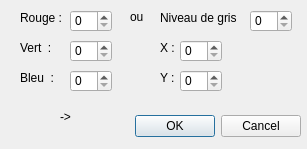
<?xml version="1.0" encoding="UTF-8"?>
<ui version="4.0">
 <class>DialogModifPalette</class>
 <widget class="QDialog" name="DialogModifPalette">
  <property name="geometry">
   <rect>
    <x>0</x>
    <y>0</y>
    <width>307</width>
    <height>149</height>
   </rect>
  </property>
  <property name="windowTitle">
   <string>Modifier la palette</string>
  </property>
  <widget class="QDialogButtonBox" name="buttonBox">
   <property name="geometry">
    <rect>
     <x>-40</x>
     <y>110</y>
     <width>341</width>
     <height>32</height>
    </rect>
   </property>
   <property name="orientation">
    <enum>Qt::Horizontal</enum>
   </property>
   <property name="standardButtons">
    <set>QDialogButtonBox::Cancel|QDialogButtonBox::Ok</set>
   </property>
  </widget>
  <widget class="QLabel" name="label">
   <property name="geometry">
    <rect>
     <x>20</x>
     <y>10</y>
     <width>81</width>
     <height>16</height>
    </rect>
   </property>
   <property name="text">
    <string>Rouge :</string>
   </property>
  </widget>
  <widget class="QLabel" name="label_2">
   <property name="geometry">
    <rect>
     <x>20</x>
     <y>40</y>
     <width>71</width>
     <height>16</height>
    </rect>
   </property>
   <property name="text">
    <string>Vert  :</string>
   </property>
  </widget>
  <widget class="QLabel" name="label_3">
   <property name="geometry">
    <rect>
     <x>20</x>
     <y>70</y>
     <width>71</width>
     <height>16</height>
    </rect>
   </property>
   <property name="frameShape">
    <enum>QFrame::NoFrame</enum>
   </property>
   <property name="text">
    <string>Bleu  :</string>
   </property>
  </widget>
  <widget class="QLabel" name="label_4">
   <property name="geometry">
    <rect>
     <x>160</x>
     <y>40</y>
     <width>16</width>
     <height>16</height>
    </rect>
   </property>
   <property name="text">
    <string>X :</string>
   </property>
  </widget>
  <widget class="QLabel" name="label_5">
   <property name="geometry">
    <rect>
     <x>160</x>
     <y>70</y>
     <width>16</width>
     <height>16</height>
    </rect>
   </property>
   <property name="text">
    <string>Y :</string>
   </property>
  </widget>
  <widget class="QLabel" name="label_6">
   <property name="geometry">
    <rect>
     <x>160</x>
     <y>10</y>
     <width>81</width>
     <height>16</height>
    </rect>
   </property>
   <property name="text">
    <string>Niveau de gris  :</string>
   </property>
  </widget>
  <widget class="QLabel" name="label_7">
   <property name="geometry">
    <rect>
     <x>130</x>
     <y>10</y>
     <width>46</width>
     <height>13</height>
    </rect>
   </property>
   <property name="text">
    <string>ou</string>
   </property>
  </widget>
  <widget class="QSpinBox" name="inputGreen">
   <property name="geometry">
    <rect>
     <x>70</x>
     <y>40</y>
     <width>42</width>
     <height>22</height>
    </rect>
   </property>
  </widget>
  <widget class="QSpinBox" name="inputRed">
   <property name="geometry">
    <rect>
     <x>70</x>
     <y>10</y>
     <width>42</width>
     <height>22</height>
    </rect>
   </property>
  </widget>
  <widget class="QSpinBox" name="inputBlue">
   <property name="geometry">
    <rect>
     <x>70</x>
     <y>70</y>
     <width>42</width>
     <height>22</height>
    </rect>
   </property>
  </widget>
  <widget class="QSpinBox" name="inputGray">
   <property name="geometry">
    <rect>
     <x>250</x>
     <y>10</y>
     <width>42</width>
     <height>22</height>
    </rect>
   </property>
  </widget>
  <widget class="QSpinBox" name="inputX">
   <property name="geometry">
    <rect>
     <x>180</x>
     <y>40</y>
     <width>42</width>
     <height>22</height>
    </rect>
   </property>
  </widget>
  <widget class="QSpinBox" name="inputY">
   <property name="geometry">
    <rect>
     <x>180</x>
     <y>70</y>
     <width>42</width>
     <height>22</height>
    </rect>
   </property>
  </widget>
  <widget class="QLabel" name="oldColor">
   <property name="geometry">
    <rect>
     <x>10</x>
     <y>100</y>
     <width>41</width>
     <height>31</height>
    </rect>
   </property>
   <property name="text">
    <string/>
   </property>
  </widget>
  <widget class="QLabel" name="newColor">
   <property name="geometry">
    <rect>
     <x>90</x>
     <y>100</y>
     <width>41</width>
     <height>31</height>
    </rect>
   </property>
   <property name="text">
    <string/>
   </property>
  </widget>
  <widget class="QLabel" name="label_8">
   <property name="geometry">
    <rect>
     <x>60</x>
     <y>110</y>
     <width>46</width>
     <height>13</height>
    </rect>
   </property>
   <property name="text">
    <string>-&gt;</string>
   </property>
  </widget>
 </widget>
 <resources/>
 <connections>
  <connection>
   <sender>buttonBox</sender>
   <signal>accepted()</signal>
   <receiver>DialogModifPalette</receiver>
   <slot>accept()</slot>
   <hints>
    <hint type="sourcelabel">
     <x>248</x>
     <y>254</y>
    </hint>
    <hint type="destinationlabel">
     <x>157</x>
     <y>274</y>
    </hint>
   </hints>
  </connection>
  <connection>
   <sender>buttonBox</sender>
   <signal>rejected()</signal>
   <receiver>DialogModifPalette</receiver>
   <slot>reject()</slot>
   <hints>
    <hint type="sourcelabel">
     <x>316</x>
     <y>260</y>
    </hint>
    <hint type="destinationlabel">
     <x>286</x>
     <y>274</y>
    </hint>
   </hints>
  </connection>
 </connections>
</ui>
